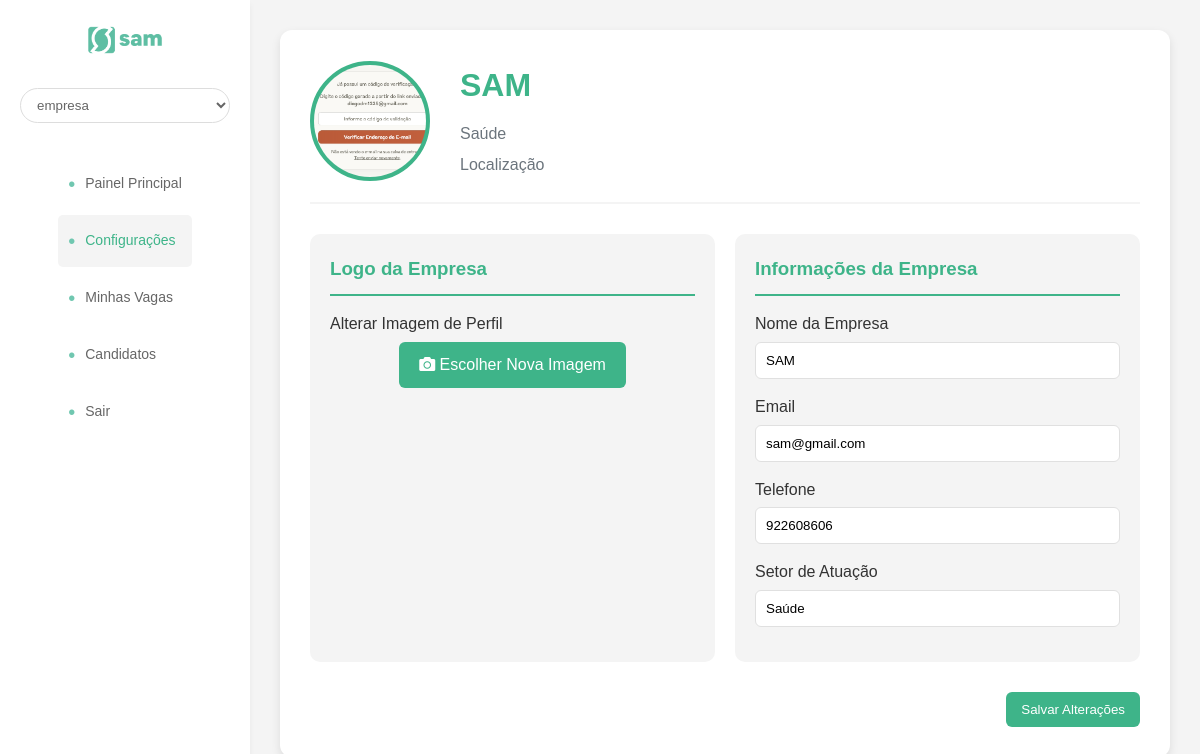
/Sam_emprego/configuracoes_empresa.php (signed in), run on the app's committed database.
### tables this page shows
CREATE TABLE `empresas_recrutamento` (
  `id` int(11) NOT NULL,
  `nome` varchar(255) NOT NULL,
  `logo` varchar(255) DEFAULT NULL,
  `email` varchar(255) NOT NULL,
  `senha` varchar(255) NOT NULL,
  `telefone` varchar(20) DEFAULT NULL,
  `endereco` varchar(255) DEFAULT NULL,
  `descricao` text DEFAULT NULL,
  `setor` varchar(100) DEFAULT NULL,
  `tamanho` varchar(50) DEFAULT NULL,
  `website` varchar(255) DEFAULT NULL,
  `data_registro` timestamp NOT NULL DEFAULT current_timestamp(),
  `status` enum('Ativo','Inativo','Pendente') DEFAULT 'Ativo'
);

### Sam_emprego/configuracoes_empresa.php (the view, shortened to what this page needs)
<?php
require_once 'config/database.php';
try {
    $stmt = $pdo->prepare("SELECT * FROM empresas_recrutamento WHERE id = ?");
    $stmt->execute([$_SESSION['empresa_id']]);
    $empresa = $stmt->fetch();
} catch (PDOException $e) {
    $erro = "Erro ao carregar dados: " . $e->getMessage();
}
$logoPath = !empty($empresa['logo']) ? $empresa['logo'] : 'sam2-05.png';
?>
<!DOCTYPE html>
<html lang="pt">
<head>
    <link rel="stylesheet" href="../all.css/registro3.css">
    <link rel="stylesheet" href="../all.css/configuracoes.css">
    <link rel="stylesheet" href="https://cdnjs.cloudflare.com/ajax/libs/font-awesome/5.15.4/css/all.min.css">
</head>
<body>
    <div class="dashboard-container">
        <div class="sidebar">
            <div class="logo">
                <a href="painel_empresa.php">
                    <img src="../img/sam2logo-32.png" alt="SAM Logo">
                </a>
            </div>
            <select class="nav-select">
                <option>empresa</option>
            </select>
            <ul class="nav-menu">
                <a href="painel_empresa.php"><li>Painel Principal</li></a>
                <a href="configuracoes_empresa.php"><li class="active">Configurações</li></a>
                <a href="vagas_empresa.php"><li>Minhas Vagas</li></a>
                <a href="candidatos.php"><li>Candidatos</li></a>
                <a href="logout.php"><li>Sair</li></a>
            </ul>
        </div>
        <div class="main-content">
            <div class="profile-card">
                <div class="profile-header">
                    <img src="<?php echo htmlspecialchars($logoPath); ?>" alt="Logo da Empresa" class="profile-picture" onclick="document.getElementById('logo').click()">
                    <div class="profile-info">
                        <h1><?php echo htmlspecialchars($empresa['nome'] ?? 'Nome da Empresa'); ?></h1>
                        <p><?php echo htmlspecialchars($empresa['setor'] ?? 'Setor da Empresa'); ?></p>
                        <p><?php echo htmlspecialchars($empresa['cidade'] ?? 'Localização'); ?></p>
                    </div>
                </div>
                <form method="post" enctype="multipart/form-data">
                    <div class="profile-details">
                        <div class="detail-section">
                            <h3>Logo da Empresa</h3>
                            <div class="detail-item">
                                <label for="logo">Alterar Imagem de Perfil</label>
                                <div class="upload-section">
                                    <label for="logo">
                                        <i class="fas fa-camera"></i> Escolher Nova Imagem
                                    </label>
                                </div>
                            </div>
                        </div>
                        <div class="detail-section">
                            <h3>Informações da Empresa</h3>
                            <div class="detail-item">
                                <label for="nome_empresa">Nome da Empresa</label>
                                <input type="text" id="nome_empresa" name="nome_empresa" value="<?php echo htmlspecialchars($empresa['nome'] ?? ''); ?>">
                            </div>
                            <div class="detail-item">
                                <label for="email_empresa">Email</label>
                                <input type="email" id="email_empresa" name="email_empresa" value="<?php echo htmlspecialchars($empresa['email'] ?? ''); ?>">
                            </div>
                            <div class="detail-item">
                                <label for="telefone_empresa">Telefone</label>
                                <input type="tel" id="telefone_empresa" name="telefone_empresa" value="<?php echo htmlspecialchars($empresa['telefone'] ?? ''); ?>">
                            </div>
                            <div class="detail-item">
                                <label for="setor">Setor de Atuação</label>
                                <input type="text" id="setor" name="setor" value="<?php echo htmlspecialchars($empresa['setor'] ?? ''); ?>">
                            </div>
                        </div>
                    </div>
                    <div class="profile-actions">
                        <button type="submit" class="btn-primary">Salvar Alterações</button>
                    </div>
                </form>
            </div>
        </div>
    </div>
</body>
</html>

### all.css/registro3.css (style rules this page uses)
* { margin: 0; padding: 0; box-sizing: border-box; font-family: 'Poppins', sans-serif; }
body { background-color: #f5f5f5; }
.sidebar { width: 250px; height: 100vh; position: fixed; left: 0; top: 0; background-color: white; padding: 20px; box-shadow: 2px 0 5px rgba(0,0,0,0.1); display: flex; flex-direction: column; align-items: center; }
.logo { margin-bottom: 20px; padding: 0 10px; }
.logo img { height: 40px; }
.nav-select { width: 100%; padding: 8px 12px; margin-bottom: 30px; border: 1px solid #ddd; border-radius: 25px; color: #666; background: white; }
.nav-menu { list-style: none; padding: 0 10px; }
.nav-menu a { text-decoration: none; }
.nav-menu li { padding: 12px 15px; margin: 5px 0; color: #666; cursor: pointer; border-radius: 5px; display: flex; align-items: center; font-size: 14px; }
.nav-menu li::before { content: "•"; color: #70c7b0; margin-right: 10px; font-size: 20px; }
.nav-menu li.active { background-color: rgba(112, 199, 176, 0.1); color: #70c7b0; }
.main-content { margin-left: 250px; padding: 20px 40px; }

### all.css/configuracoes.css (style rules this page uses)
:root { --primary-color: #3EB489; --secondary-color: #2A8F6E; --background-light: #F4F7FA; --text-color: #2C3E50; --border-color: #E0E6ED; }
* { margin: 0; padding: 0; box-sizing: border-box; }
body { font-family: 'Inter', sans-serif; background-color: var(--background-light); color: var(--text-color); line-height: 1.6; }
.dashboard-container { display: flex; min-height: 100vh; }
.sidebar { width: 250px; background-color: white; box-shadow: 0 4px 6px rgba(0,0,0,0.05); padding: 20px; }
.main-content { flex-grow: 1; padding: 30px; background-color: var(--background-light); }
.profile-card { background-color: white; border-radius: 12px; box-shadow: 0 6px 12px rgba(0,0,0,0.08); padding: 30px; }
.profile-header { display: flex; align-items: center; margin-bottom: 30px; }
.profile-picture { width: 120px; height: 120px; border-radius: 50%; object-fit: cover; margin-right: 30px; }
.profile-info { flex-grow: 1; }
.btn-primary { background-color: var(--primary-color); color: white; border: none; padding: 8px 16px; border-radius: 6px; cursor: pointer; transition: background-color 0.3s ease; }
.profile-details { display: grid; grid-template-columns: 1fr 1fr; gap: 20px; }
.detail-section { background-color: var(--background-light); border-radius: 10px; padding: 20px; }
.detail-item { margin-bottom: 15px; }
.detail-item label { display: block; color: var(--text-color); margin-bottom: 5px; font-weight: 500; }
.detail-item input, .detail-item select { width: 100%; padding: 8px; border: 1px solid var(--border-color); border-radius: 6px; }
.nav-menu a { text-decoration: none; color: var(--text-color); }
.nav-menu li { list-style: none; padding: 10px; cursor: pointer; }
.nav-menu li.active { background-color: var(--background-light); color: var(--primary-color); }

### data on the page
empresas_recrutamento: logo (picture), nome "SAM", setor "Saúde", nome_empresa "SAM", email_empresa "sam@gmail.com", telefone_empresa "922608606"

### other printed values
$empresa['cidade'] "Localização"
